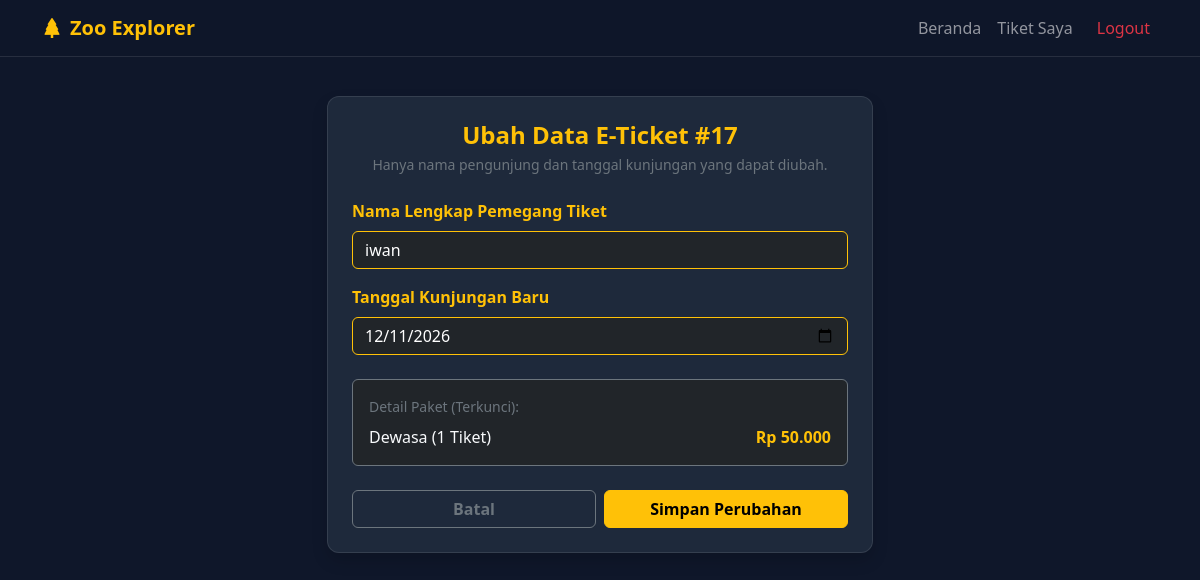
/edit.php?id=17 (signed in), run on the app's committed database.
### tables this page shows
CREATE TABLE `pemesanan_tiket` (
  `id_tiket` int(11) NOT NULL,
  `id_user` int(11) DEFAULT NULL,
  `nama_pemesan` varchar(100) NOT NULL,
  `tanggal_kunjungan` date NOT NULL,
  `jenis_tiket` varchar(50) NOT NULL,
  `jumlah` int(11) NOT NULL,
  `total_bayar` int(11) NOT NULL,
  `tanggal_transaksi` timestamp NOT NULL DEFAULT current_timestamp()
);

### edit.php (the view, shortened to what this page needs)
<?php
include 'koneksi.php';
$id_tiket = intval($_GET['id']);
$id_user  = $_SESSION['id_user'];
$query = mysqli_query($koneksi, "SELECT * FROM pemesanan_tiket WHERE id_tiket='$id_tiket' AND id_user='$id_user'");
$data  = mysqli_fetch_assoc($query);
?>
<!DOCTYPE html>
<html lang="id">
<head>
    <link href="https://cdn.jsdelivr.net/npm/bootstrap@5.3.0/dist/css/bootstrap.min.css" rel="stylesheet">
    <link rel="stylesheet" href="https://cdn.jsdelivr.net/npm/bootstrap-icons@1.10.5/font/bootstrap-icons.css">
    <link rel="stylesheet" href="style.css">
</head>
<body>
    <nav class="navbar navbar-expand-lg navbar-dark fixed-top">
        <div class="container">
            <a class="navbar-brand fw-bold text-warning" href="index.php">
                <i class="bi bi-tree-fill me-2"></i>Zoo Explorer
            </a>
            <div class="collapse navbar-collapse" id="navbarNav">
                <ul class="navbar-nav ms-auto align-items-center">
                    <li class="nav-item"><a class="nav-link" href="index.php">Beranda</a></li>
                    <li class="nav-item"><a class="nav-link" href="riwayat.php">Tiket Saya</a></li>
                    <li class="nav-item"><a class="nav-link text-danger ms-2" href="logout.php">Logout</a></li>
                </ul>
            </div>
        </div>
    </nav>
    <div class="container mt-5 pt-5 mb-5">
        <div class="row justify-content-center">
            <div class="col-md-6">
                <div class="card card-custom p-4 shadow">
                    <h4 class="fw-bold text-center text-warning mb-1">Ubah Data E-Ticket #<?= $data['id_tiket']; ?></h4>
                    <p class="text-center text-secondary small mb-4">Hanya nama pengunjung dan tanggal kunjungan yang dapat diubah.</p>
                    <form action="" method="POST">
                        <div class="mb-3">
                            <label class="form-label text-warning fw-bold">Nama Lengkap Pemegang Tiket</label>
                            <input type="text" name="nama_pemesan" class="form-control bg-dark text-white border-warning" value="<?= htmlspecialchars($data['nama_pemesan']); ?>" required autocomplete="off">
                        </div>
                        <div class="mb-4">
                            <label class="form-label text-warning fw-bold">Tanggal Kunjungan Baru</label>
                            <input type="date" name="tanggal_kunjungan" class="form-control bg-dark text-white border-warning" value="<?= $data['tanggal_kunjungan']; ?>" required>
                        </div>
                        <div class="p-3 rounded bg-dark border border-secondary mb-4">
                            <small class="text-secondary d-block mb-2">Detail Paket (Terkunci):</small>
                            <div class="d-flex justify-content-between">
                                <span><?= $data['jenis_tiket']; ?> (<?= $data['jumlah']; ?> Tiket)</span>
                                <strong class="text-warning">Rp <?= number_format($data['total_bayar'], 0, ',', '.'); ?></strong>
                            </div>
                        </div>
                        <div class="d-flex gap-2">
                            <a href="riwayat.php" class="btn btn-outline-secondary w-50 fw-bold">Batal</a>
                            <button type="submit" name="update" class="btn btn-warning w-50 fw-bold">Simpan Perubahan</button>
                        </div>
                    </form>
                </div>
            </div>
        </div>
    </div>
</body>
</html>

### style.css (style rules this page uses)
body { background-color: #0f172a; color: #f8fafc; font-family: 'Segoe UI', Tahoma, Geneva, Verdana, sans-serif; }
.navbar { background-color: rgba(15, 23, 42, 0.95) !important; backdrop-filter: blur(10px); border-bottom: 1px solid rgba(255, 255, 255, 0.1); }
.card-custom { background-color: #1e293b; border: 1px solid rgba(255, 255, 255, 0.1); border-radius: 12px; color: #f8fafc; transition: transform 0.3s ease; }

### data on the page
pemesanan_tiket: id_tiket "17", nama_pemesan "iwan", tanggal_kunjungan "12/11/2026", jenis_tiket "Dewasa", jumlah "1", total_bayar "50.000"
